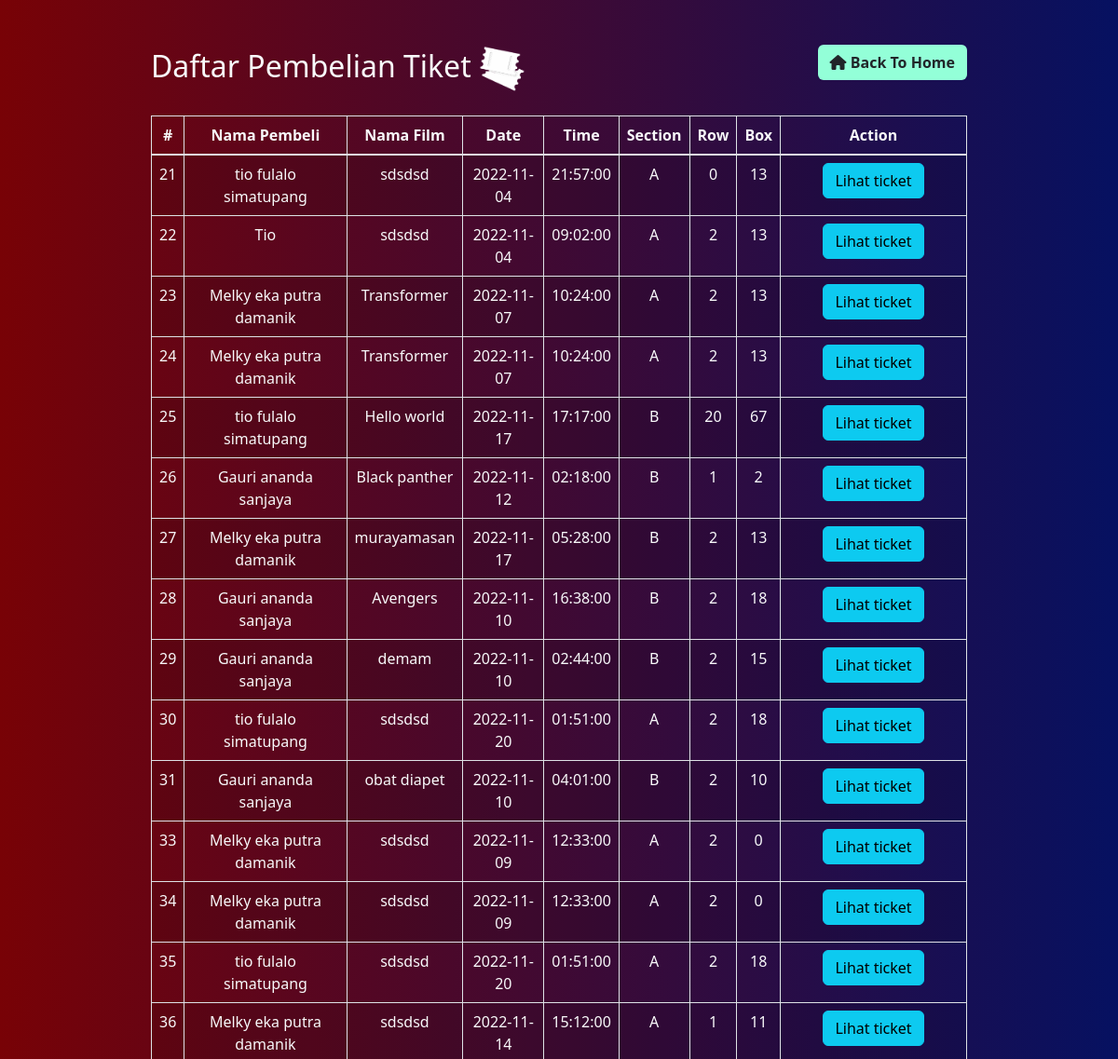
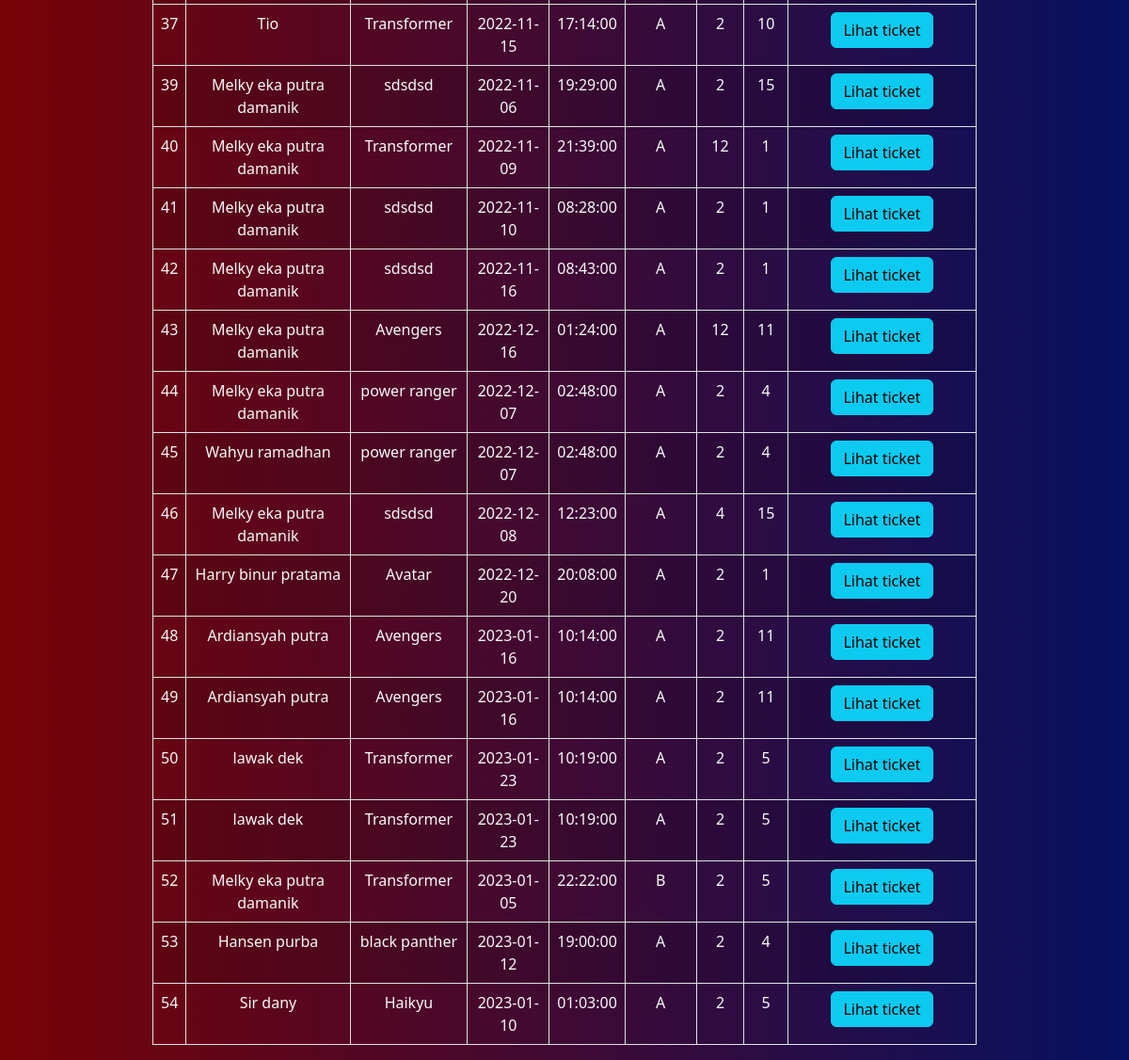
The app's page /belitiket/index.php with its own data (2 pictures, top to bottom).
### tables this page shows
CREATE TABLE `employees` (
  `id` int(11) NOT NULL,
  `name` varchar(100) NOT NULL,
  `date` date NOT NULL,
  `time` time NOT NULL,
  `row` int(2) NOT NULL,
  `seat` int(100) NOT NULL,
  `section` char(1) NOT NULL,
  `namapembeli` text NOT NULL
);

### belitiket/index.php (the view, shortened to what this page needs)
<!DOCTYPE html>
<html lang="en">
<head>
    <link rel="stylesheet" href="https://stackpath.bootstrapcdn.com/bootstrap/4.5.2/css/bootstrap.min.css">
    <link rel="stylesheet" href="https://maxcdn.bootstrapcdn.com/font-awesome/4.7.0/css/font-awesome.min.css">
    <link href="https://cdn.jsdelivr.net/npm/bootstrap@5.2.2/dist/css/bootstrap.min.css" rel="stylesheet">
</head>
<body style="background: #780206;  /* fallback for old browsers */
background: -webkit-linear-gradient(to left, #061161, #780206);  /* Chrome 10-25, Safari 5.1-6 */
background: linear-gradient(to left, #061161, #780206); /* W3C, IE 10+/ Edge, Firefox 16+, Chrome 26+, Opera 12+, Safari 7+ */
">
    <div class="wrapper">
        <div class="container-fluid">
            <div class="row">
                <div class="col-md-12">
                    <div class="mt-5 mb-3 clearfix">
                        <h2 class="pull-left ticket text-light">Daftar Pembelian Tiket <img src="ticket.png"></h2>
                        <a href="../index1.php" class="btn pull-right" style="background: #93FFD8"><i class="fa-solid fa-house"></i><b> Back To Home</b></a>
                    </div>
                    <?php
                    require_once "config.php";
                    $sql = "SELECT * FROM employees";
                    if($result = mysqli_query($link, $sql)){
                        if(mysqli_num_rows($result) > 0){
                            echo '<table class="table table-bordered table-striped">';
                                echo "<thead>";
                                    echo "<tr class='text-center text-light'>";
                                        echo "<th >#</th>";
                                        echo "<th>Nama Pembeli</th>";
                                        echo "<th>Nama Film</th>";
                                        echo "<th>Date</th>";
                                        echo "<th>Time</th>";
                                        echo "<th>Section</th>";
                                        echo "<th>Row</th>";
                                        echo "<th>Box</th>";
                                        echo "<th>Action</th>";
                                    echo "</tr>";
                                echo "</thead>";
                                echo "<tbody>";
                                while($row = mysqli_fetch_array($result)){
                                    echo "<tr>";
                                        echo "<td class='text-light text-center'>" . $row['id'] . "</td>";
                                        echo "<td class='text-light text-center'>" . $row['namapembeli'] . "</td>";
                                        echo "<td class='text-light text-center'>" . $row['name'] . "</td>";
                                        echo "<td class='text-light text-center'>" . $row['date'] . "</td>";
                                        echo "<td class='text-light text-center'>" . $row['time'] . "</td>";
                                        echo "<td class='text-light text-center'>" . $row['section'] . "</td>";
                                        echo "<td class='text-light text-center'>" . $row['row'] . "</td>";
                                        echo "<td class='text-light text-center'>" . $row['seat'] . "</td>";
                                        echo "<td class='text-light text-center text-center'>";
                                            echo '<a href="read.php?id='. $row['id'] .'" class="btn btn-info">Lihat ticket</a>';
                                        echo "</td>";
                                    echo "</tr>";
                                }
                                echo "</tbody>";
                            echo "</table>";
                        } else{
                            echo '<div class="alert alert-danger"><em>No records were found.</em></div>';
                        }
                    } else{
                        echo "Oops! Something went wrong. Please try again later.";
                    }
                    ?>
                </div>
            </div>
        </div>
    </div>
</body>
</html>

### belitiket/index.php (style rules this page uses)
.wrapper { width: 900px; margin: 0 auto; }
table tr td:last-child { width:200px; }
.ticket img { width: 50px; }

### records on screen
employees: id "21", namapembeli "tio fulalo simatupang", name "sdsdsd", date "2022-11-04", time "21:57:00", section "A", row "0", seat "13"
employees: id "22", namapembeli "Tio", name "sdsdsd", date "2022-11-04", time "09:02:00", section "A", row "2", seat "13"
employees: id "23", namapembeli "Melky eka putra damanik", name "Transformer", date "2022-11-07", time "10:24:00", section "A", row "2", seat "13"
employees: id "24", namapembeli "Melky eka putra damanik", name "Transformer", date "2022-11-07", time "10:24:00", section "A", row "2", seat "13"
employees: id "25", namapembeli "tio fulalo simatupang", name "Hello world", date "2022-11-17", time "17:17:00", section "B", row "20", seat "67"
employees: id "26", namapembeli "Gauri ananda sanjaya", name "Black panther", date "2022-11-12", time "02:18:00", section "B", row "1", seat "2"
employees: id "27", namapembeli "Melky eka putra damanik", name "murayamasan", date "2022-11-17", time "05:28:00", section "B", row "2", seat "13"
employees: id "28", namapembeli "Gauri ananda sanjaya", name "Avengers", date "2022-11-10", time "16:38:00", section "B", row "2", seat "18"
employees: id "29", namapembeli "Gauri ananda sanjaya", name "demam", date "2022-11-10", time "02:44:00", section "B", row "2", seat "15"
employees: id "30", namapembeli "tio fulalo simatupang", name "sdsdsd", date "2022-11-20", time "01:51:00", section "A", row "2", seat "18"
employees: id "31", namapembeli "Gauri ananda sanjaya", name "obat diapet", date "2022-11-10", time "04:01:00", section "B", row "2", seat "10"
employees: id "33", namapembeli "Melky eka putra damanik", name "sdsdsd", date "2022-11-09", time "12:33:00", section "A", row "2", seat "0"
employees: id "34", namapembeli "Melky eka putra damanik", name "sdsdsd", date "2022-11-09", time "12:33:00", section "A", row "2", seat "0"
employees: id "35", namapembeli "tio fulalo simatupang", name "sdsdsd", date "2022-11-20", time "01:51:00", section "A", row "2", seat "18"
employees: id "36", namapembeli "Melky eka putra damanik", name "sdsdsd", date "2022-11-14", time "15:12:00", section "A", row "1", seat "11"
employees: id "37", namapembeli "Tio", name "Transformer", date "2022-11-15", time "17:14:00", section "A", row "2", seat "10"
employees: id "39", namapembeli "Melky eka putra damanik", name "sdsdsd", date "2022-11-06", time "19:29:00", section "A", row "2", seat "15"
employees: id "40", namapembeli "Melky eka putra damanik", name "Transformer", date "2022-11-09", time "21:39:00", section "A", row "12", seat "1"
employees: id "41", namapembeli "Melky eka putra damanik", name "sdsdsd", date "2022-11-10", time "08:28:00", section "A", row "2", seat "1"
employees: id "42", namapembeli "Melky eka putra damanik", name "sdsdsd", date "2022-11-16", time "08:43:00", section "A", row "2", seat "1"
employees: id "43", namapembeli "Melky eka putra damanik", name "Avengers", date "2022-12-16", time "01:24:00", section "A", row "12", seat "11"
employees: id "44", namapembeli "Melky eka putra damanik", name "power ranger", date "2022-12-07", time "02:48:00", section "A", row "2", seat "4"
employees: id "45", namapembeli "Wahyu ramadhan", name "power ranger", date "2022-12-07", time "02:48:00", section "A", row "2", seat "4"
employees: id "46", namapembeli "Melky eka putra damanik", name "sdsdsd", date "2022-12-08", time "12:23:00", section "A", row "4", seat "15"
employees: id "47", namapembeli "Harry binur pratama", name "Avatar", date "2022-12-20", time "20:08:00", section "A", row "2", seat "1"
employees: id "48", namapembeli "Ardiansyah putra", name "Avengers", date "2023-01-16", time "10:14:00", section "A", row "2", seat "11"
employees: id "49", namapembeli "Ardiansyah putra", name "Avengers", date "2023-01-16", time "10:14:00", section "A", row "2", seat "11"
employees: id "50", namapembeli "lawak dek", name "Transformer", date "2023-01-23", time "10:19:00", section "A", row "2", seat "5"
employees: id "51", namapembeli "lawak dek", name "Transformer", date "2023-01-23", time "10:19:00", section "A", row "2", seat "5"
employees: id "52", namapembeli "Melky eka putra damanik", name "Transformer", date "2023-01-05", time "22:22:00", section "B", row "2", seat "5"
employees: id "53", namapembeli "Hansen purba", name "black panther", date "2023-01-12", time "19:00:00", section "A", row "2", seat "4"
employees: id "54", namapembeli "Sir dany", name "Haikyu", date "2023-01-10", time "01:03:00", section "A", row "2", seat "5"
